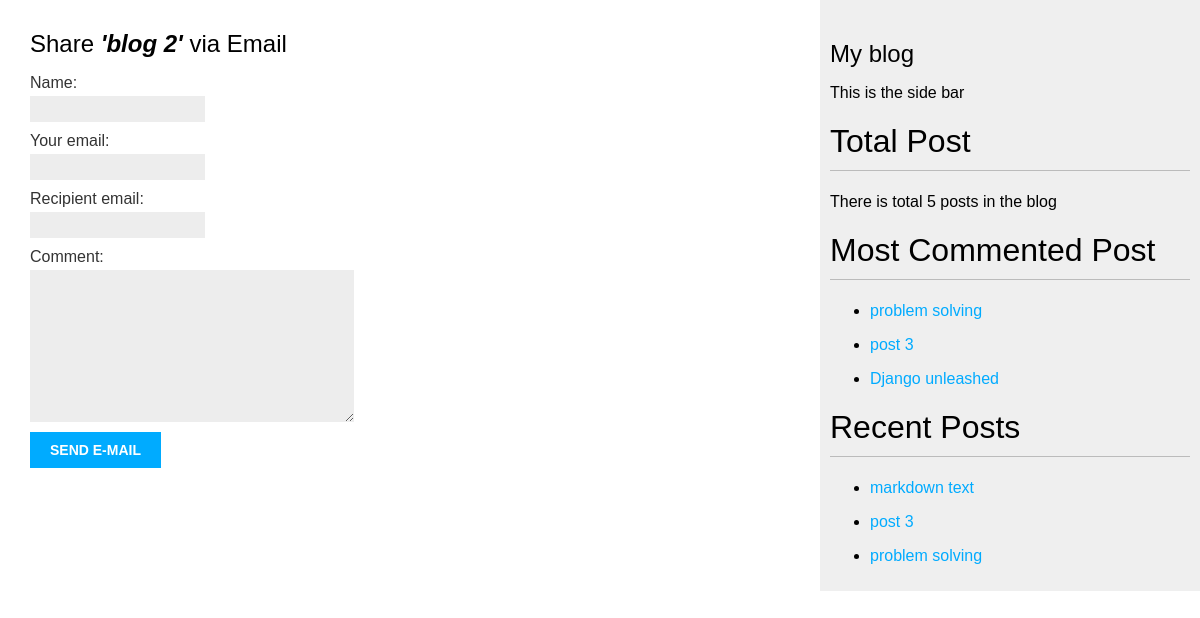
The app's page /2/share/ with its own data.
### blog/models.py (models this page shows, shortened)
class Post(models.Model):
    STATUS_CHOICES = (
        ('draft', 'Draft'),
        ('published', 'Published')
    )
    title = models.CharField(max_length=250)
    slug = models.SlugField(max_length=250,
                            unique_for_date='publish')
    author = models.ForeignKey(User, on_delete=models.CASCADE,
                               related_name='blog_post')
    body = models.TextField()
    publish = models.DateTimeField(default=timezone.now)
    created = models.DateTimeField(auto_now_add=True)
    updated = models.DateTimeField(auto_now=True)
    status = models.CharField(max_length=10,
                              choices=STATUS_CHOICES,
                              default='draft')
    class Meta:
        ordering = ('-publish',)
    objects = models.Manager()  # default manager
    published = PublishedManager()
    tags = TaggableManager()
    def get_absolute_url(self):
        return reverse('blog:post_detail',
                       args=[self.publish.year,
                             self.publish.month,
                             self.publish.day,
                             self.slug])

### blog/views.py (the view, shortened to what this page needs)
# urls.py: path('<int:post_id>/share/', views.share, name='share_post')
def share(request, post_id):
    print(credentials.USER)
    post = get_object_or_404(Post, id=post_id, status='published')
    sent = False
    if request.method == 'GET':
        form = emailForm()
    return render(request, 'blog/post/share_email.html', {'form': form, 'post': post, 'sent': sent})

### blog/forms.py
class emailForm(forms.Form):
    name = forms.CharField(max_length=20)
    your_email = forms.EmailField()
    recipient_email = forms.EmailField()
    comment = forms.CharField(required=False, widget=forms.Textarea)

### blog/models.py (called while the page is built)
    def get_queryset(self):
        return super(PublishedManager, self).get_queryset().filter(status='published')

### blog/templatetags/blog_tags.py (called while the page is built)
@register.simple_tag
def count_posts():
    total_posts = Post.published.count()
    return total_posts

@register.simple_tag
def most_commented_posts(count=5):
    return Post.published.annotate(most_commented=Count('comment')).order_by('-most_commented')[:count]

@register.inclusion_tag('blog/post/recent_posts.html')  # a template
def recent_posts(count=5):
    recent_posts = Post.published.all().order_by('-updated')[:count]
    return {'recent_posts': recent_posts}  # a context

### blog/templates/blog/post/share_email.html (shortened to what this page needs)
{% extends 'blog/base.html' %}
{% block content %}
{% if sent %}
<h1>You mail has been sent sucessfully!</h1>
Your recommendation for '<b><i>{{ post.title }}</i></b>'' has successfully sent to
<b>{{ form.cleaned_data.recipient_email}}</b>
Thanks for staying with us!
{% else %}
<h2>Share <i><b>'{{ post.title }}'</b></i> via Email</h2>
<form method="POST">
    {{ form.as_p }}
    <input type="submit" value="Send e-mail">
</form>
{% endif %}
{% endblock %}

### blog/templates/blog/base.html (shortened to what this page needs)
{% load blog_tags %}
{% load static %}
<!DOCTYPE html>
<html lang="en">
<head>
  <link rel="stylesheet" href="{% static "blog/css/blog.css" %}">
</head>
<body>
  <div id="content">{% block content %} {% endblock %}</div>
  <div id="sidebar">
    <h2>My blog</h2>
    <p>This is the side bar</p>
    <h1>Total Post</h1>
    There is total {% count_posts %} posts in the blog
    <h1>Most Commented Post</h1>
    {% most_commented_posts 3 as most_commented_post %}
    {% for post in most_commented_post %}
    <ul>
      <li> <a href="{{ post.get_absolute_url }}">{{ post.title }}</a> </li>
    </ul>
    {% endfor %}
    {% recent_posts 3 %}
  </div>
</body>
</html>

### blog/templates/blog/post/recent_posts.html
<h1>Recent Posts </h1>
{% for post in recent_posts %}
<ul>
    <li> <a href="{{ post.get_absolute_url }}">{{ post.title }}</a></li>
</ul>
{% endfor %}

### blog/static/blog/css/blog.css (style rules this page uses)
body { margin: 0; padding: 0; font-family: helvetica, sans-serif; }
a { color: #00abff; text-decoration: none; }
h1 { font-weight: normal; border-bottom: 1px solid #bbb; padding: 0 0 10px 0; }
h2 { font-weight: normal; margin: 30px 0 0; }
#content { float: left; width: 60%; padding: 0 0 0 30px; }
#sidebar { float: right; width: 30%; padding: 10px; background: #efefef; height: 100%; }
label { float: left; clear: both; color: #333; margin-bottom: 4px; }
input, textarea { clear: both; float: left; margin: 0 0 10px; background: #ededed; border: 0; padding: 6px 10px; font-size: 12px; }
input[type="submit"] { font-weight: bold; background: #00abff; color: #fff; padding: 10px 20px; font-size: 14px; text-transform: uppercase; }

### records on screen
Post: title "blog 2"
Post: title "problem solving"
Post: title "post 3"
Post: title "Django unleashed"
Post: title "markdown text"
